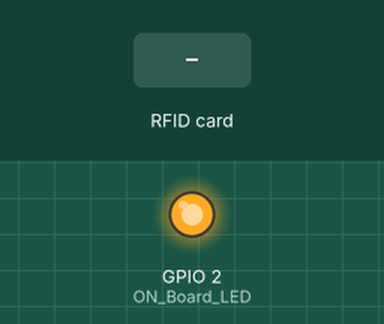
This sketch was run on a simulated ESP32. Parts: output pins drawn as LEDs (lit = HIGH). Inputs (shaded band) come from the test bench. WiFi joins after 1.5 s; servers stay silent unless stated; uploads are accepted with an empty reply; what the sketch prints to the serial monitor is not drawn.

Above: at 3.2 s.
3.3 s: RFID card 5E 7A 19 C4 held to the reader
At 4.8 s:
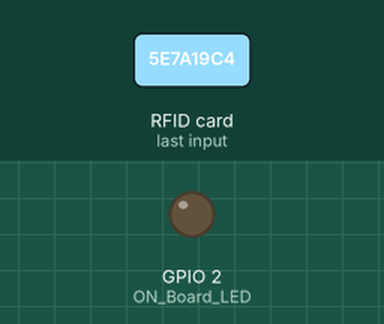
Timing chart, 0 to 6.8 s (numbered marks = the images above; inputs shaded):
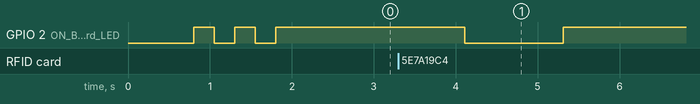

The sketch:

sketch_jun3a.ino
```cpp
#include <WiFi.h>
#include <HTTPClient.h>
#include <SPI.h>
#include <MFRC522.h>
#include <ThingSpeak.h>
#include <ArduinoJson.h>

#define SS_PIN 5
#define RST_PIN 4
MFRC522 mfrc522(SS_PIN, RST_PIN);
#define ON_Board_LED 2
const char* ssid = "android@";
const char* password = "1234567891012";
unsigned long myChannelNumber = 2575207;
const char* apiKey = "DFVD412632QINSQQ";

const char* server = "192.168.43.50:8080/Paiement_Intelligent";

WiFiClient client;

int readsuccess;
byte readcard[4];
char str[32] = "";
String StrUID;

bool newScan = false;

void setup() {
  Serial.begin(115200);
  SPI.begin();
  mfrc522.PCD_Init();

  delay(500);

  WiFi.begin(ssid, password);
  Serial.println("");

  pinMode(ON_Board_LED, OUTPUT);
  digitalWrite(ON_Board_LED, HIGH);

  Serial.print("Connecting");
  while (WiFi.status() != WL_CONNECTED) {
    Serial.print(".");
    digitalWrite(ON_Board_LED, LOW);
    delay(250);
    digitalWrite(ON_Board_LED, HIGH);
    delay(250);
  }
  digitalWrite(ON_Board_LED, HIGH);
  Serial.println("");
  Serial.print("Successfully connected to : ");
  Serial.println(ssid);
  Serial.print("IP address: ");
  Serial.println(WiFi.localIP());

  Serial.println("Please tag a card or keychain to see the UID !");
  Serial.println("");

  ThingSpeak.begin(client);
}

void loop() {
  readsuccess = getid();

  if (readsuccess) {
    newScan = true;

    digitalWrite(ON_Board_LED, LOW);
    HTTPClient http;

    String UIDresultSend, postData;
    UIDresultSend = StrUID;

    postData = "UIDresult=" + UIDresultSend;

    http.begin("http://192.168.43.50:8080/Paiement_Intelligent/getUID.php");
    http.addHeader("Content-Type", "application/x-www-form-urlencoded");

    int httpCode = http.POST(postData);
    String payload = http.getString();

    Serial.println(UIDresultSend);
    Serial.println(httpCode);
    Serial.println(payload);

    http.end();
    delay(1000);
    digitalWrite(ON_Board_LED, HIGH);
  }

  if (newScan && WiFi.status() == WL_CONNECTED) {
    HTTPClient http;

    String url = String("http://") + server + "/fetch_transactions.php";
    http.begin(url);

    int httpCode = http.GET();
    if (httpCode > 0) {
      int total_achats = 0;

      String payload = http.getString();
      Serial.println(payload);

      DynamicJsonDocument doc(1024);
      deserializeJson(doc, payload);
      String nam_achats = "";
      String nbre_achats_str = "";
      for (JsonObject transaction : doc.as<JsonArray>()) {
        String product_name = transaction["product_name"];
        int nbre_achats_int = transaction["nbre_achats"];
        total_achats += nbre_achats_int;
        nam_achats += String(product_name) + "|";
        nbre_achats_str += String(nbre_achats_int) + "|";

        Serial.print("Product: ");
        Serial.print(product_name);
        Serial.print(" - Purchases: ");
        Serial.println(nbre_achats_int);
      }

      Serial.print("Total Achats: ");
      Serial.println(total_achats);
      ThingSpeak.setField(1,nam_achats);
      ThingSpeak.setField(2,nbre_achats_str);
      ThingSpeak.setField(3,total_achats);

      int x = ThingSpeak.writeFields(myChannelNumber, apiKey);
      if (x == 200) {
        Serial.println("Channel update successful.");
      } else {
        Serial.println("Problem updating channel. HTTP error code " + String(x));
      }
    } else {
      Serial.println("Error on HTTP request");
    }

    http.end();

    newScan = false;
  }

  delay(1000);
}

int getid() {
  if (!mfrc522.PICC_IsNewCardPresent()) {
    return 0;
  }
  if (!mfrc522.PICC_ReadCardSerial()) {
    return 0;
  }

  Serial.print("THE UID OF THE SCANNED CARD IS : ");

  for (int i = 0; i < 4; i++) {
    readcard[i] = mfrc522.uid.uidByte[i];
    array_to_string(readcard, 4, str);
    StrUID = str;
  }
  mfrc522.PICC_HaltA();
  return 1;
}

void array_to_string(byte array[], unsigned int len, char buffer[]) {
  for (unsigned int i = 0; i < len; i++) {
    byte nib1 = (array[i] >> 4) & 0x0F;
    byte nib2 = (array[i] >> 0) & 0x0F;
    buffer[i*2+0] = nib1 < 0xA ? '0' + nib1 : 'A' + nib1 - 0xA;
    buffer[i*2+1] = nib2 < 0xA ? '0' + nib2 : 'A' + nib2 - 0xA;
  }
  buffer[len*2] = '\0';
}
```

Measured:
- after the input at 3.3 s, GPIO 2 (ON_Board_LED): HIGH → LOW after 0.81 s, → HIGH 1.2 s later
